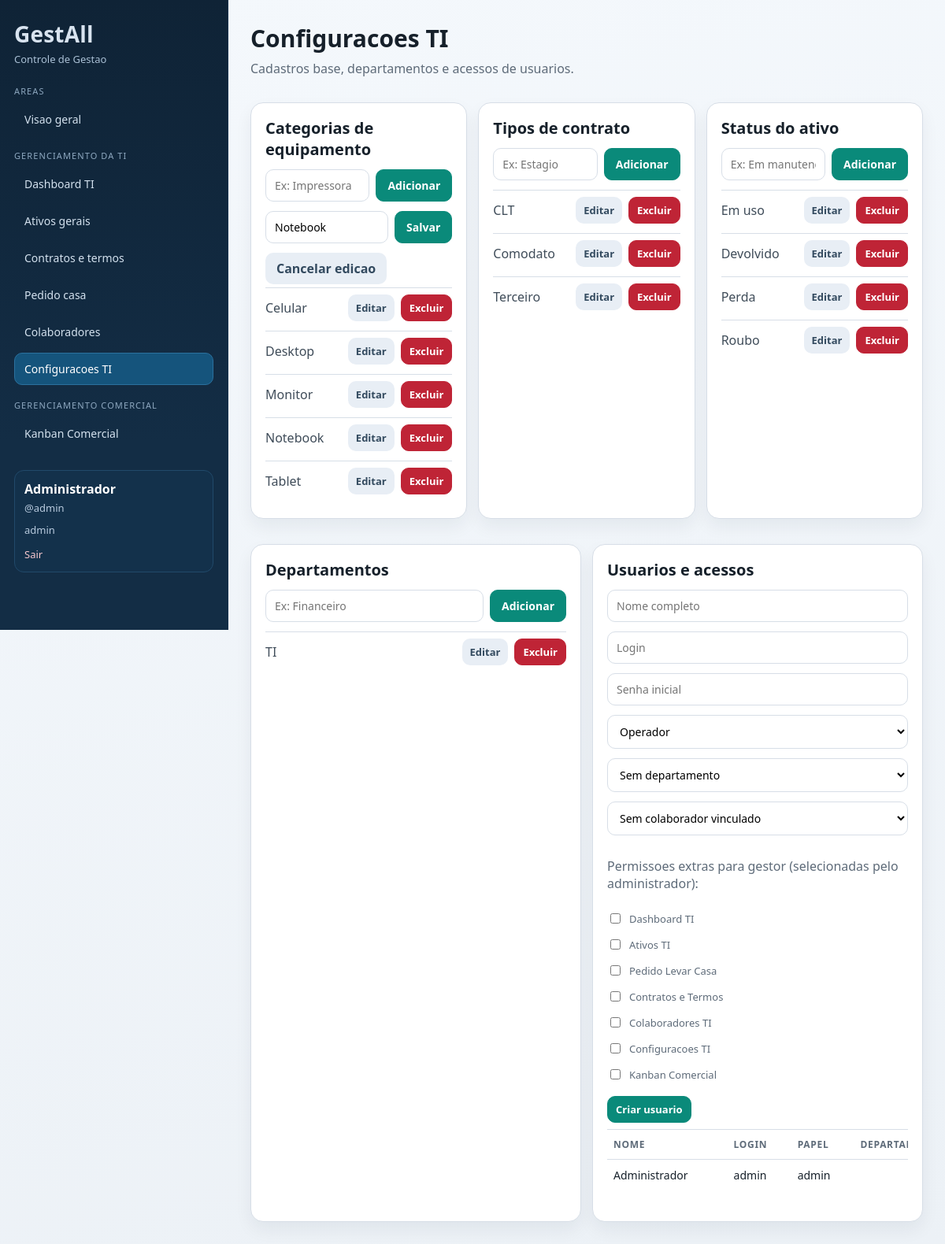
/index.php?r=ti.settings&category_edit=1 (signed in), run on the app's committed database.
### tables this page shows
CREATE TABLE users (
                id INTEGER PRIMARY KEY AUTOINCREMENT,
                username TEXT NOT NULL UNIQUE,
                password_hash TEXT NOT NULL,
                name TEXT NOT NULL,
                created_at TEXT NOT NULL DEFAULT CURRENT_TIMESTAMP
            , role TEXT NOT NULL DEFAULT 'admin', department_id INTEGER, staff_id INTEGER);

CREATE TABLE equipment_categories (
                id INTEGER PRIMARY KEY AUTOINCREMENT,
                name TEXT NOT NULL UNIQUE,
                created_at TEXT NOT NULL DEFAULT CURRENT_TIMESTAMP
            );

CREATE TABLE contract_types (
                id INTEGER PRIMARY KEY AUTOINCREMENT,
                name TEXT NOT NULL UNIQUE,
                created_at TEXT NOT NULL DEFAULT CURRENT_TIMESTAMP
            );

CREATE TABLE asset_statuses (
                id INTEGER PRIMARY KEY AUTOINCREMENT,
                name TEXT NOT NULL UNIQUE,
                sort_order INTEGER NOT NULL DEFAULT 100,
                created_at TEXT NOT NULL DEFAULT CURRENT_TIMESTAMP
            );

CREATE TABLE departments (
                id INTEGER PRIMARY KEY AUTOINCREMENT,
                name TEXT NOT NULL UNIQUE,
                created_at TEXT NOT NULL DEFAULT CURRENT_TIMESTAMP
            );

### app/Views/ti/settings.php (the view, shortened to what the rows shown need)
<section class="page-head">
    <h1>Configuracoes TI</h1>
</section>
<section class="card-grid triple">
    <article class="card">
        <h2>Categorias de equipamento</h2>
        <?php if ($editingCategory): ?>
            <form method="post" action="index.php?r=ti.settings.categories.update" class="inline-form">
                <input type="text" name="name" value="<?= htmlspecialchars((string) $editingCategory['name']) ?>" required>
                <button type="submit">Salvar</button>
            </form>
            <a class="btn btn-muted" href="index.php?r=ti.settings">Cancelar edicao</a>
        <?php endif; ?>
        <ul class="simple-list stack-list">
            <?php foreach ($categories as $category): ?>
                <li class="stack-item">
                    <span><?= htmlspecialchars($category['name']) ?></span>
                    <div class="actions-inline">
                        <a class="btn btn-muted" href="index.php?r=ti.settings&category_edit=<?= (int) $category['id'] ?>">Editar</a>
                        <form method="post" action="index.php?r=ti.settings.categories.delete" onsubmit="return confirm('Deseja excluir esta categoria?');">
                            <button class="btn-danger" type="submit">Excluir</button>
                        </form>
                    </div>
                </li>
            <?php endforeach; ?>
        </ul>
    </article>
    <article class="card">
        <h2>Tipos de contrato</h2>
        <ul class="simple-list stack-list">
            <?php foreach ($contractTypes as $contractType): ?>
                <li class="stack-item">
                    <span><?= htmlspecialchars($contractType['name']) ?></span>
                    <div class="actions-inline">
                        <a class="btn btn-muted" href="index.php?r=ti.settings&contract_edit=<?= (int) $contractType['id'] ?>">Editar</a>
                        <form method="post" action="index.php?r=ti.settings.contract-types.delete" onsubmit="return confirm('Deseja excluir este tipo de contrato?');">
                            <button class="btn-danger" type="submit">Excluir</button>
                        </form>
                    </div>
                </li>
            <?php endforeach; ?>
        </ul>
    </article>
    <article class="card">
        <h2>Status do ativo</h2>
        <ul class="simple-list stack-list">
            <?php foreach ($statuses as $status): ?>
                <li class="stack-item">
                    <span><?= htmlspecialchars($status['name']) ?></span>
                    <div class="actions-inline">
                        <a class="btn btn-muted" href="index.php?r=ti.settings&status_edit=<?= (int) $status['id'] ?>">Editar</a>
                        <form method="post" action="index.php?r=ti.settings.statuses.delete" onsubmit="return confirm('Deseja excluir este status?');">
                            <button class="btn-danger" type="submit">Excluir</button>
                        </form>
                    </div>
                </li>
            <?php endforeach; ?>
        </ul>
    </article>
</section>
<section class="card-grid">
    <article class="card">
        <h2>Departamentos</h2>
        <ul class="simple-list stack-list">
            <?php foreach ($departments as $department): ?>
                <li class="stack-item">
                    <span><?= htmlspecialchars((string) $department['name']) ?></span>
                    <div class="actions-inline">
                        <a class="btn btn-muted" href="index.php?r=ti.settings&department_edit=<?= (int) $department['id'] ?>">Editar</a>
                        <form method="post" action="index.php?r=ti.settings.departments.delete" onsubmit="return confirm('Deseja excluir este departamento?');">
                            <button class="btn-danger" type="submit">Excluir</button>
                        </form>
                    </div>
                </li>
            <?php endforeach; ?>
        </ul>
    </article>
    <article class="card">
        <h2>Usuarios e acessos</h2>
        <div class="table-wrap">
            <table>
                <thead>
                    <tr>
                        <th>Nome</th>
                        <th>Login</th>
                        <th>Papel</th>
                        <th>Departamento</th>
                    </tr>
                </thead>
                <tbody>
                    <?php foreach ($users as $row): ?>
                        <tr>
                            <td><?= htmlspecialchars((string) $row['name']) ?></td>
                            <td><?= htmlspecialchars((string) $row['username']) ?></td>
                            <td><?= htmlspecialchars((string) $row['role']) ?></td>
                            <td><?= htmlspecialchars((string) ($row['department_name'] ?? '')) ?></td>
                        </tr>
                    <?php endforeach; ?>
                </tbody>
            </table>
        </div>
    </article>
</section>

### app/Views/partials/header.php (shortened to what the rows shown need)
<?php
$user = Auth::user();
$hideMenu = $hideMenu ?? false;
?>
<!doctype html>
<html lang="pt-BR">
<head>
    <link rel="stylesheet" href="assets/style.css">
</head>
<body>
<div class="layout">
    <?php if (!$hideMenu): ?>
        <aside class="sidebar" id="sidebar">
            <?php if ($user): ?>
                <div class="user-box">
                    <p class="user-name"><?= htmlspecialchars($user['name']) ?></p>
                    <p class="user-login">@<?= htmlspecialchars($user['username']) ?></p>
                    <p class="user-login"><?= htmlspecialchars((string) ($user['role'] ?? '')) ?><?= !empty($user['department_name']) ? ' - ' . htmlspecialchars((string) $user['department_name']) : '' ?></p>
                    <a class="logout-link" href="index.php?r=logout">Sair</a>
                </div>
            <?php endif; ?>
        </aside>
    <?php endif; ?>
    <main class="content">

### data on the page
users: name "Administrador", username "admin", role "admin"
equipment_categories: name "Notebook"
equipment_categories: name "Celular"
equipment_categories: name "Desktop"
equipment_categories: name "Monitor"
equipment_categories: name "Tablet"
contract_types: name "CLT"
contract_types: name "Comodato"
contract_types: name "Terceiro"
asset_statuses: name "Em uso"
asset_statuses: name "Devolvido"
asset_statuses: name "Perda"
asset_statuses: name "Roubo"
departments: name "TI"

### other printed values
$group['label'] "Dashboard TI"
$group['label'] "Ativos TI"
$group['label'] "Pedido Levar Casa"
$group['label'] "Contratos e Termos"
$group['label'] "Colaboradores TI"
$group['label'] "Configuracoes TI"
$group['label'] "Kanban Comercial"
